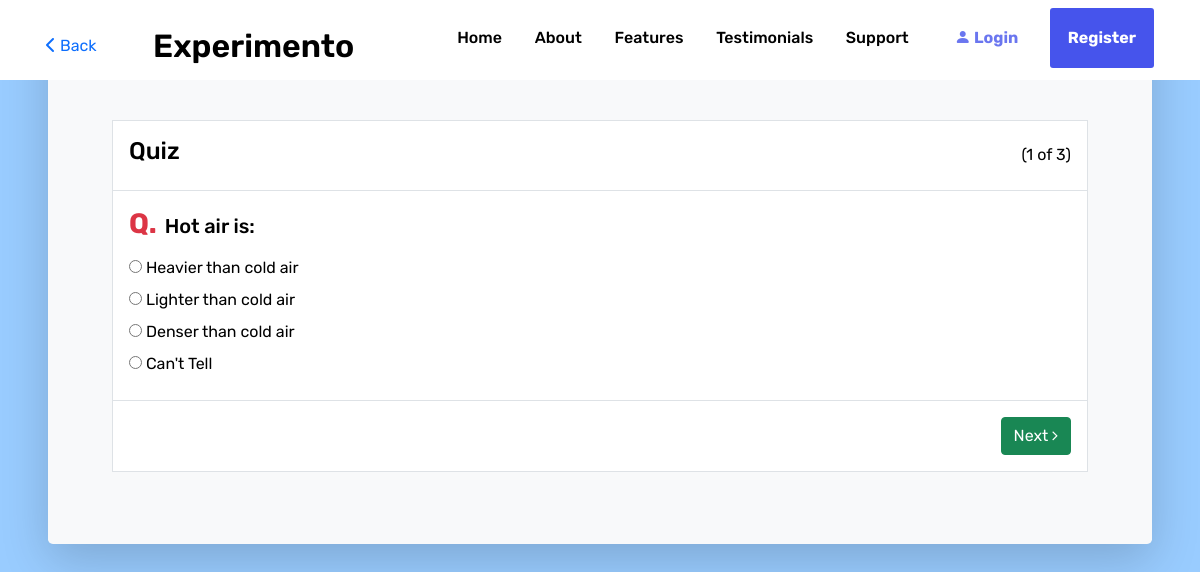
The page /quiz.php?id=3&q=1 on the database its author committed.
### tables this page shows
CREATE TABLE IF NOT EXISTS `quiz_questions` (
  `id` int(11) NOT NULL AUTO_INCREMENT,
  `experiment_id` int(11) NOT NULL,
  `question` text NOT NULL,
  PRIMARY KEY (`id`)
);

CREATE TABLE IF NOT EXISTS `quiz_answers` (
  `id` int(11) NOT NULL AUTO_INCREMENT,
  `question_id` int(11) NOT NULL,
  `answer` text NOT NULL,
  `is_correct` enum('Y','N') NOT NULL DEFAULT 'N',
  PRIMARY KEY (`id`)
);

### quiz.php (the view, shortened to what this page needs)
<?php
  include('includes/functions.php');
  $next_question='';
  if(isset($_REQUEST['id'])) {
    $question_result = $conn->query("SELECT * FROM `quiz_questions` WHERE `experiment_id`='".$_REQUEST['id']."' order by `id` limit ".($_REQUEST['q']-1).",1");
    if($question_result->num_rows > 0) {
      $question = $question_result->fetch_assoc();
      $answer_result = $conn->query("SELECT * FROM `quiz_answers` WHERE `question_id`='".$question['id']."'");
    }
    $question_count_result = $conn->query("SELECT count(id) as question_count FROM `quiz_questions` WHERE `experiment_id`='".$_REQUEST['id']."'");
    if($question_count_result->num_rows > 0) {
      $question_count = $question_count_result->fetch_assoc();
    }
    if($_REQUEST['q'] < $question_count['question_count']) {
      $next_question=$_REQUEST['q']+1;
    }
  }
?>
  <div class="d-flex mx-md-5 mx-0 mb-0 mb-md-5 flex-column h-100 bg-light rounded-3 shadow-lg p-4">
    <section class="pt-5 px-3">
      <div class="bg-secondary-msg rounded-3 p-4 mb-4 mt-4">
        <form action="quiz.php" method="post">
          <div class="border">
            <div class="question bg-white p-3 border-bottom">
                <div class="d-flex flex-row justify-content-between align-items-center mcq">
                    <h4>Quiz</h4><span>(<?=$_REQUEST['q']?> of <?=$question_count['question_count']?>)</span>
                </div>
            </div>
            <div class="question bg-white p-3 border-bottom">
                <div class="d-flex flex-row align-items-center question-title">
                    <h3 class="text-danger">Q.</h3>
                    <h5 class="mt-1 mx-2"><?=$question['question']?></h5>
                </div>
                <?php
                if($answer_result->num_rows > 0) {
                  while($answer = $answer_result->fetch_assoc()) {
                ?>
                  <div class="ans ml-2 my-2">
                      <label class="radio"> <input type="radio" name="answer" value="<?=$answer['id']?>"> <span><?=$answer['answer']?></span></label>
                  </div>
                <?php
                  }
                }
                ?>
            </div>
            <div class="d-flex flex-row justify-content-between align-items-center p-3 bg-white">
              <?php if($next_question) { ?>
                <button class="btn btn-primary border-success align-items-center btn-success" type="submit" name="next">Next <i class="fa fa-angle-right ml-2"></i></button>
              <?php } else { ?>
                <button class="btn btn-primary border-success align-items-center btn-success" type="submit" name="submit">Submit</button>
              <?php } ?>
            </div>
          </div>
        </form>
      </div>
    </section>
  </div>

### assets/css/style.css (style rules this page uses)
html { font-size: 100%; }
:root { --clr-primary: hsl(235, 81%, 60%); --clr-white: hsl(0, 0%, 100%); --clr-black: hsl(0, 0%, 0%); --clr-red: hsl(355, 100%, 60%); --clr-gray: hsl(0deg 0% 35%); --clr-saffron: hsl(43, 93%, 64%); --clr-turquoise: hsl(161, 86%, 56%); --clr-lightBlue: hsl(234, 73%, 90%); --clr-lightRead: hsl(350, 75%, 89%); --clr-lightSaffron: hsl(52, 56%, 92%); --clr-lightTurquoise: hsl(167, 67%, 88%); --clr-lightGray: hsl(0deg 0% 44%); --clr-body: hsl(230, 43%, 97%); --clr-hero: hsl(222, 68%, 95%); --clr-overlay: hsla(0, 0%, 0%, 0.5); --clr-scrollbarThumb: hsl(234, 100%, 80%); --clr-social-icon: hsl(210, 25%, 98%); --clr-dribbble: hsl(330, 80%, 67%); --clr-facebook: hsl(220, 46%, 48%); --clr-twitter: hsl(203, 89%, 53%); --clr-youtube: hsl(0, 100%, 50%); --ff: 'Rubik', sans-serif; --fs-biggest: 4.375rem; --fs-bigger : 3rem; --fs-big : 1.5rem; --fs-bold : 1.25rem; --fs-medium : 1.125rem; --fs-normal : 1rem; --fw-black : 900; --fw-bold : 700; --fw-semiBold: 600; --fw-medium : 500; --fw-regular : 400; --header-height-m: 4rem; --header-height-d: 5rem; --scrollbar-width: 0.4375rem; --z-fixed: 100; }
*, *::before, *::after { box-sizing: border-box; padding: 0; margin: 0; scrollbar-width: var(--scrollbar-width); scrollbar-color: var(--clr-scrollbarThumb) var(--clr-white); }
body { font-family: var(--ff); font-size: var(--fs-normal); background-color: var(--clr-body); color: var(--clr-black); }
h1, h2, h3 { font-weight: var(--fw-bold); }
button { border: none; }
.bg-white { background-color: #fff; }

### rows shown on the page
quiz_questions: question "Hot air is:"
quiz_answers: answer "Heavier than cold air"
quiz_answers: answer "Lighter than cold air"
quiz_answers: answer "Denser than cold air"
quiz_answers: answer "Can't Tell"

### other values the page prints
$_REQUEST['q'] "1"
$question_count['question_count'] "3"
